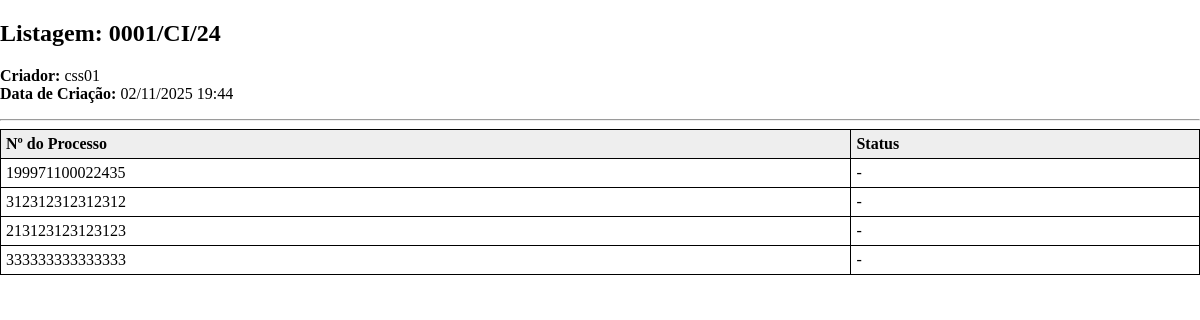
Page /listagem/1/imprimir/ (signed in) on the committed database.
### core/models.py (models this page shows, shortened)
class Listagem(models.Model):
    titulo = models.CharField(max_length=100, help_text="Formato: NNNN/TT/AA")
    criador = models.ForeignKey(User, on_delete=models.PROTECT)
    data_criacao = models.DateTimeField(auto_now_add=True)

class ItemProcesso(models.Model):
    numero_digitado = models.CharField(max_length=15)
    listagem = models.ForeignKey(Listagem, on_delete=models.CASCADE, related_name="itens")
    e_permanente = models.BooleanField(default=False)
    data_adicionado = models.DateTimeField(auto_now_add=True)
    class Meta:
        unique_together = ('listagem', 'numero_digitado')

### core/views.py (the view)
# urls.py: path('listagem/<int:pk>/imprimir/', views.imprimir_listagem, name="imprimir_listagem"),
@login_required
def imprimir_listagem(request, pk):
    listagem = get_object_or_404(Listagem, pk=pk)
    if listagem.criador != request.user:
        messages.error(request, "Acesso não autorizado.")
        return redirect('home')
    itens = listagem.itens.all().order_by('data_adicionado')
    return render(request, 'core/imprimir_listagem.html', {'listagem': listagem, 'itens': itens})

### core/templates/core/imprimir_listagem.html (shortened to what this page needs)
<!DOCTYPE html>
<html lang="pt-br">
<head>
</head>
<body>
    <h2>Listagem: {{ listagem.titulo }}</h2>
    <p>
        <strong>Criador:</strong> {{ listagem.criador.username }}<br>
        <strong>Data de Criação:</strong> {{ listagem.data_criacao|date:"d/m/Y H:i" }}
    </p>
    <hr>
    <table>
        <thead>
            <tr>
                <th>Nº do Processo</th>
                <th>Status</th>
            </tr>
        </thead>
        <tbody>
            {% for item in itens %}
            <tr {% if item.e_permanente %} class="item-permanente" {% endif %}>
                <td>{{ item.numero_digitado }}</td>
                <td>
                    {% if item.e_premanente %}
                        <strong>ENCONTRADO (PERMANENTE)</strong>
                    {% else %}
                        -
                    {% endif %}
                </td>
            </tr>
            {% endfor %}
        </tbody>
    </table>
</body>
</html>

### core/templates/core/imprimir_listagem.html (style rules this page uses)
body { font-family: 'Times New Roman', Times, serif; margin: 0; padding: 0; }
table { width: 100%; border-collapse: collapse; }
th, td { border: 1px solid #000; padding: 5px; text-align: left; }
th { background-color: #eee; }

### rows in the picture
Listagem: titulo "0001/CI/24", criador.username "css01", data_criacao "02/11/2025 19:44"
ItemProcesso: numero_digitado "199971100022435"
ItemProcesso: numero_digitado "312312312312312"
ItemProcesso: numero_digitado "213123123123123"
ItemProcesso: numero_digitado "333333333333333"
